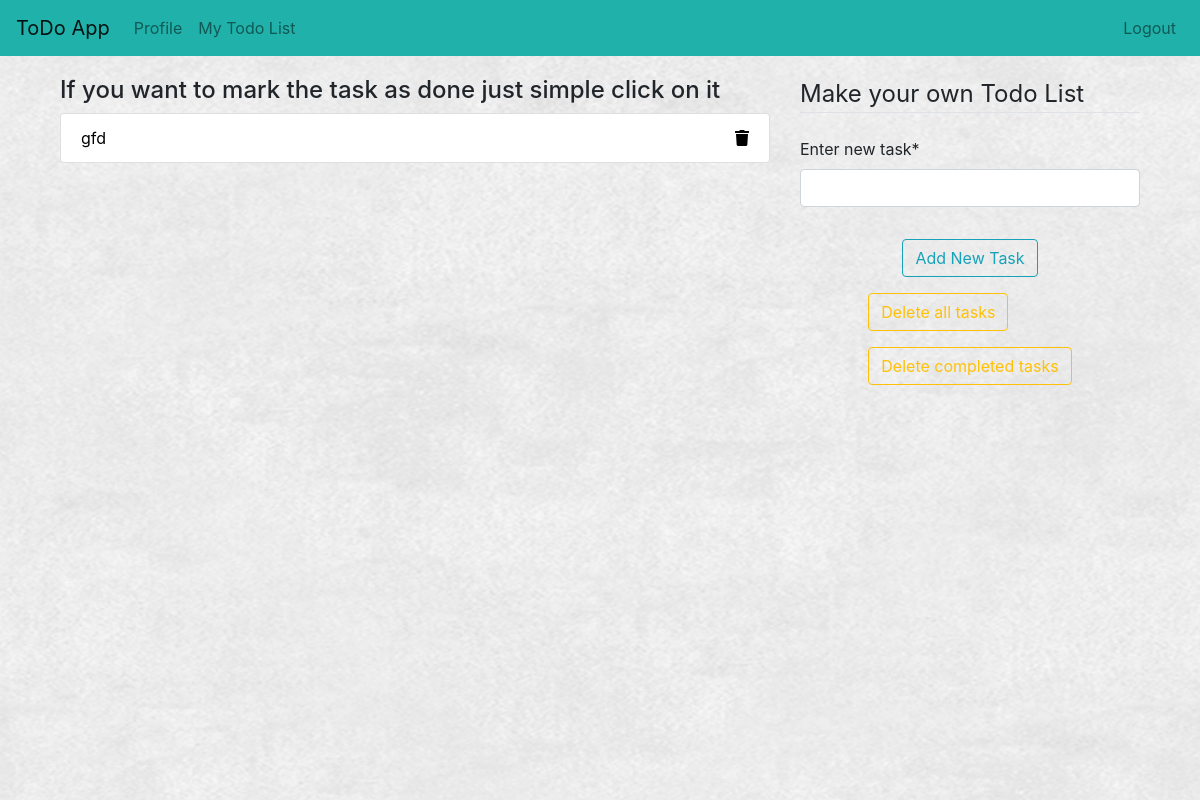
The app's page /todolist/ (signed in), older data.
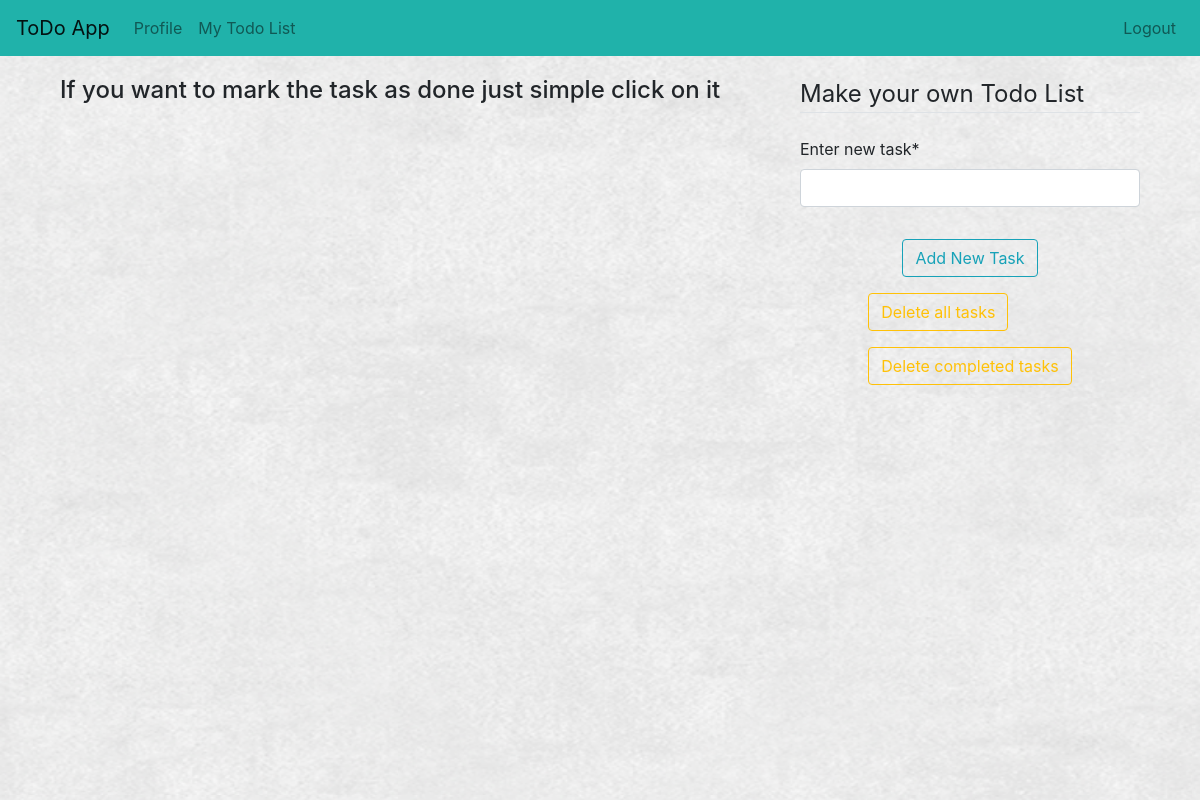
The same page, newer data.
### todo_app/models.py (models this page shows)
class TodoList(models.Model):
    task = models.CharField(max_length=75)
    author = models.ForeignKey(User, on_delete=models.CASCADE)
    complete = models.BooleanField(default=False)
    def __str__(self):
        return self.task

### todo_app/views.py (the view)
# urls.py: path('todolist/', views.todo_list, name='todo-list'),
@login_required
def todo_list(request):
    user = request.user
    tasks_list = TodoList.objects.filter(author=user)
    form = TasksForm()
    context = {'form': form, 'tasks_list': tasks_list}
    return render(request, 'todo_app/todo_list.html', context)

### todo_app/forms.py
class TasksForm(ModelForm):
    class Meta:
        model = TodoList
        fields = ['task']
    def __init__(self, *args, **kwargs):
        super(TasksForm, self).__init__(*args, **kwargs)
        self.fields['task'].label = 'Enter new task'

### todo_app/templates/todo_app/todo_list.html (shortened to what this page needs)
<!DOCTYPE html>
{% extends 'todo_app/base.html'%}
{% load crispy_forms_tags %}
{% block content %}
 <div class="container">
      <div class="row">
        <div class="col-md-8">
            <h4>If you want to mark the task as done just simple click on it</h4>
            <div class="tasks-content">
                <ul class="list-group">
                    {%for one_task in tasks_list %}
                        {% if one_task.complete %}
                    <li class="list-group-item task-completed"><a href="{% url 'uncompleted' one_task.id %}">{{one_task}} completed</a></li>
                        {% else %}
                            <li class="list-group-item ">
                                 <div id="leftlist">
                                <a href="{% url 'complete' one_task.id %}">{{one_task}}</a>
                                 </div>
                                <div id="rightlist">
                               <a style="color: black;" class="fas fa-trash" href="{% url 'delete-task' one_task.id %}"></a>
                                </div>
                            </li>
                        {% endif %}
                    {% endfor %}
                </ul>
            </div>
        </div>
      <div class="col-md-4">
           <div class="form-content">
               <div class="form">
                    <form action="{% url 'add-new' %}" method="POST">
                        <fieldset class="form-group">
                            <legend class="border-bottom mb-4">Make your own Todo List</legend>
                            <div class="form-content">
                                {{ form|crispy}}
                                </div>
                        </fieldset>
                <div align="center" class="form-group">
                    <button  class="btn btn-outline-info" type="submit">Add New Task</button>
                </div>
                      </form>
                </div>
                    <div align="center" class="buttons">
                        <div class="btn-group-vertical">
                            <a href ="{% url 'delete-all' %} ">
                                <button class="btn btn-outline-warning mb-3" type="submit">Delete all tasks</button>
                            </a>
                            <a href ="{% url 'delete-done' %} ">
                                <button class="btn btn-outline-warning" type="submit">Delete completed tasks</button>
                            </a>
                    </div>
                </div>
            </div>
        </div>
    </div>
 </div>
{%endblock content %}

### todo_app/templates/todo_app/base.html (shortened to what this page needs)
<!DOCTYPE html>
{% load static %}
<html lang="en">
<head>
    <link rel="stylesheet" href="https://stackpath.bootstrapcdn.com/bootstrap/4.3.0/css/bootstrap.min.css">
     <link rel="stylesheet" href="https://use.fontawesome.com/releases/v5.8.1/css/all.css">
     <link rel="stylesheet" href="{% static 'todo_app/style.css'%}" type="text/css">
</head>
<body>
<div class="html-mobile-background">
</div>
<header class="site-header">
    <nav class="navbar navbar-expand-lg navbar-light" style="background-color: 	#20B2AA;">
        <a class="navbar-brand" href="{% url 'index'%}">ToDo App</a>
        <div class="collapse navbar-collapse" id="navbarSupportedContent">
                {% if user.is_authenticated %}
                <div class="navbar-nav mr-auto">
                    <a class="nav-link" href="{%url 'profile'%}">Profile</a>
                    <a class="nav-link" href="{% url 'todo-list'%}">My Todo List</a>
                </div>
                <div class="navbar-nav ml-auto">
                    <a class="nav-item nav-link" href="{%url 'logout' %}">Logout</a>
                </div>
                {% else %}
                <div class="navbar-nav ml-auto">
                    <a class="nav-item nav-link" href="{%url 'login' %}">Login</a>
                    <a class="nav-item nav-link" href="{%url 'register' %}">Register</a>
                </div>
            {% endif %}
        </div>
    </nav>
</header>
 <main role="main" class="container">
    <div class="row">
        <div class="col-md-12">
                <div class="message-content">
                    </div>
        {% block content %}{% endblock %}
        </div>
    </div>
</main>
</body>
</html>

### todo_app/static/todo_app/style.css (style rules this page uses)
body { background-image: url("img/bg.png"); background-size:cover; background-repeat: no-repeat; }
.html-mobile-background { position: fixed; z-index: -1; top: 0; left: 0; width: 100%; height: 100%; background: url("img/bg.png") no-repeat; center center fixed; -webkit-background-size: cover; -moz-background-size: cover; -o-background-size: cover; background-size: cover; background-size: 100% 100% }
.message-content { padding-top: 20px; padding-right: 20px; padding-left: 20px; font-size: 20px; }
.form-content { width:100%; }
.buttons { margin-bottom: 20px; }

Row changes from the older to the newer data that the page shows:
removed TodoList: task "gfd"
